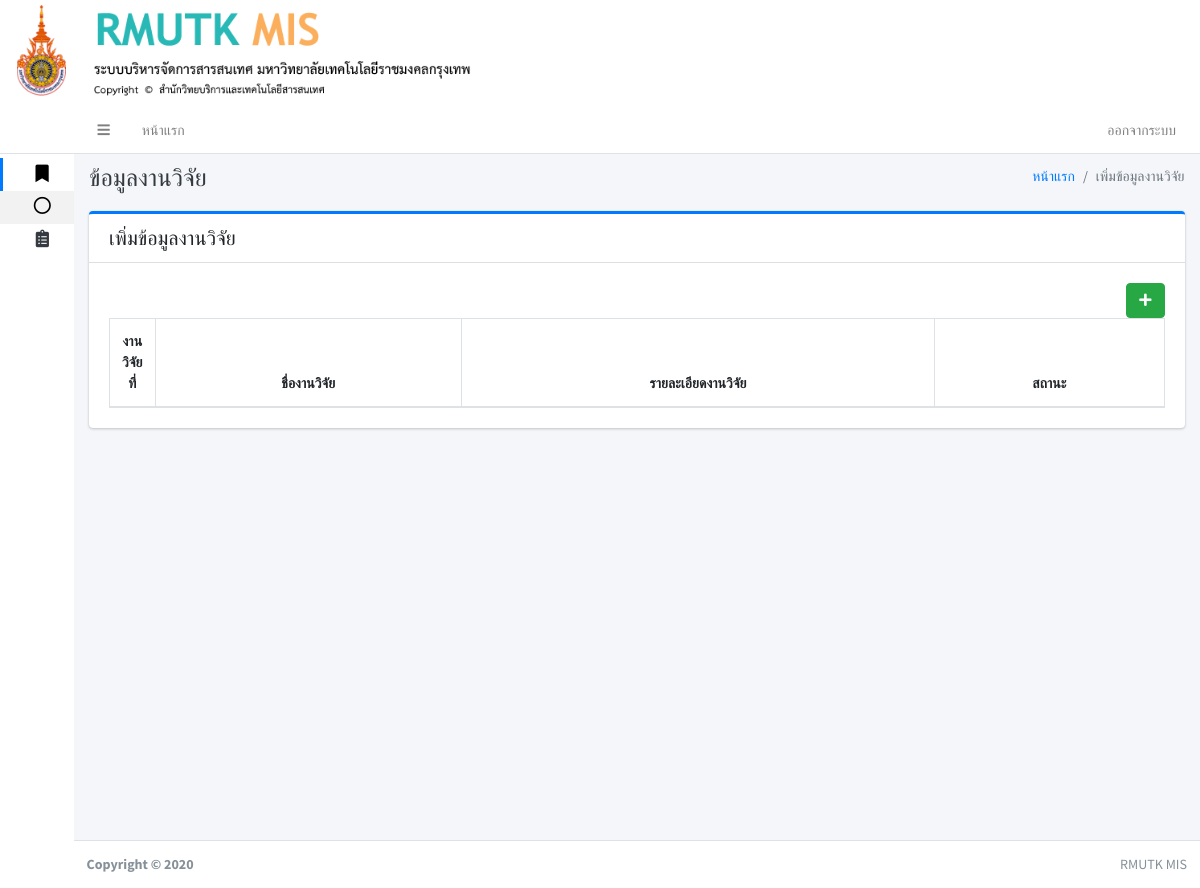
Page /index.php?kan_research (signed in) on the earlier database version.
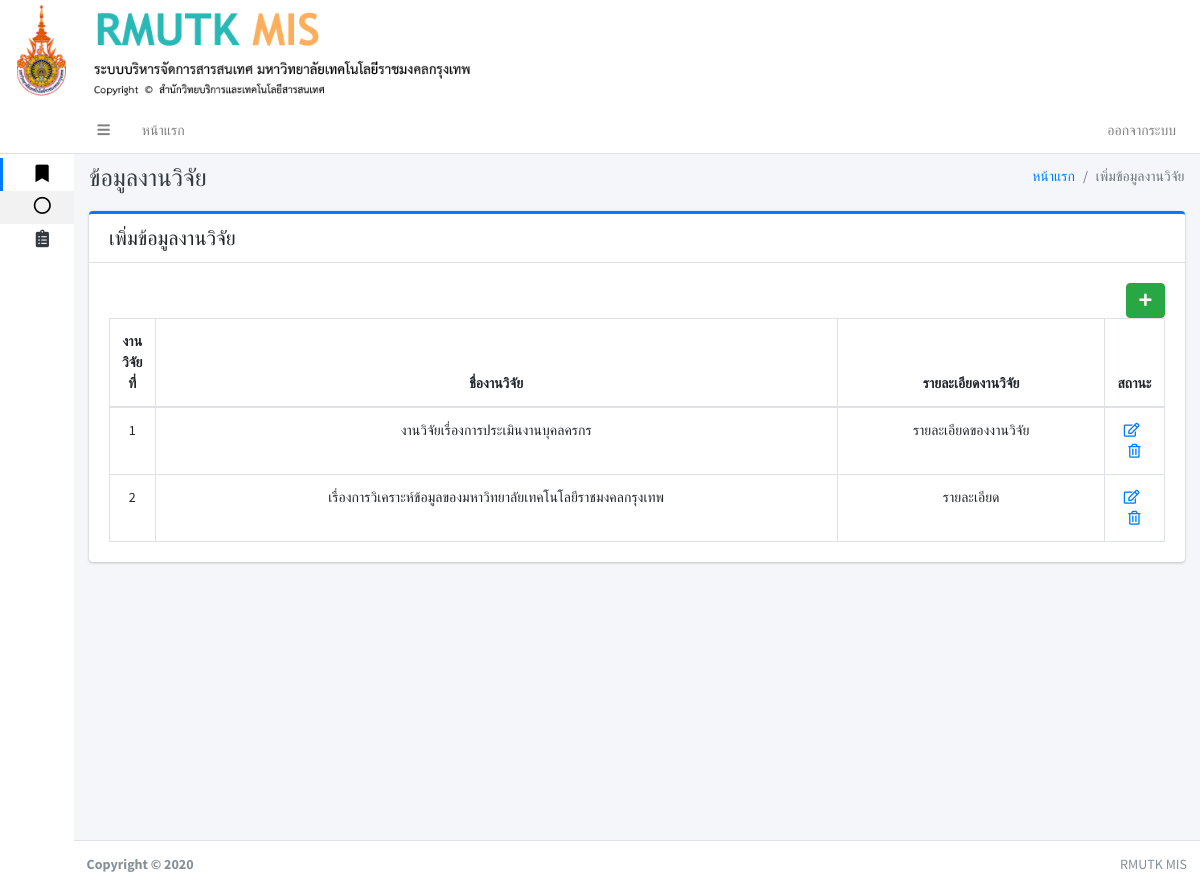
Same page on the later database version.
### tables this page shows
CREATE TABLE `kan_research` (
  `kan_research_id` int(11) NOT NULL,
  `name_th` varchar(200) NOT NULL,
  `detail` varchar(500) NOT NULL
);

### page/kan_research.php (the view, shortened to what this page needs)
 <div class="content-header">
     <div class="container-fluid">
         <div class="row mb-2">
             <div class="col-sm-6">
                 <h1 class="m-0 text-dark">ข้อมูลงานวิจัย</h1>
             </div>
             <div class="col-sm-6">
                 <ol class="breadcrumb float-sm-right">
                     <li class="breadcrumb-item"><a href="#">หน้าแรก</a></li>
                     <li class="breadcrumb-item active">เพิ่มข้อมูลงานวิจัย</li>
                 </ol>
             </div>
         </div>
     </div>
 </div>
 <div class="content">
     <div class="container-fluid">
         <div class="row">
             <div class="col-lg-12">
                 <div class="card card-primary card-outline ">
                     <div class="card-header noprint">
                         <h5 class="m-0">เพิ่มข้อมูลงานวิจัย</h5>
                     </div>
                     <div class="card-body">
                         <?php
                         if (isset($_GET['add'])):
                            add();
                        elseif (isset($_GET['edit_user'])):
                            edit();
                        elseif (isset($_GET['del_la'])):
                            del();
                        else:
                        ?>
                         <a href="./index.php?pla&add" class="btn btn-success float-right"><i
                                 class="fas fa-plus"></i></a>
                         <?php shows(); ?>
                         <?php endif ?>
                     </div>
                 </div>
             </div>
         </div>
     </div>
 </div>
 <?php
function shows()
{
include './conn.php';
$sqlkan_research = " SELECT * FROM kan_research ";
$qrykanzon = mysqli_query($conn,$sqlkan_research);
?>
 <table id="example1" class="table table-bordered table-hover">
     <thead>
         <tr align="center">
             <th width="3px">งานวิจัยที่</th>
             <th>ชื่องานวิจัย</th>
             <th>รายละเอียดงานวิจัย</th>
             <th>สถานะ</th>
         </tr>
     </thead>
     <tbody>
         <?php
        $i = 1;
        while ($rowkanzon = $qrykanzon->fetch_array()) {
        $la_id = $rowkanzon['kan_research_id'];
        ?>
         <tr align="center">
             <td align="center"><?php echo $i; ?></td>
             <td><?php echo $rowkanzon['name_th']; ?></td>
             <td><?php echo $rowkanzon['detail']; ?></td>
             <td width="10px">
                 <?php if ($rowkanzon['kan_research_id'] == 3): ?>
                 <a href="index.php?pla&edit_user&la_id=<?php echo($la_id) ?>"><i
                         class="far fa-edit"></i></a>&nbsp;&nbsp;
                 <a href="index.php?pla&del_la&la_id=<?php echo($la_id) ?>"><i class="far fa-trash-alt"></i></a>
                 <?php else: ?>
                 <a href="index.php?pla&edit_user&la_id=<?php echo($la_id) ?>"><i
                         class="far fa-edit"></i></a>&nbsp;&nbsp;
                 <a href="index.php?pla&del_la&la_id=<?php echo($la_id) ?>"><i class="far fa-trash-alt"></i></a>
                 <?php endif ?>
             </td>
         </tr>
         <?php $i++; } ?>
     </tbody>
 </table>
 <?php } ?>

### index.php (shortened to what this page needs)
<!DOCTYPE html>
<html lang="en">
<head>
    <link rel="stylesheet" href="adminlte3/plugins/fontawesome-free/css/all.min.css">
    <link rel="stylesheet" href="adminlte3/plugins/datatables-bs4/css/dataTables.bootstrap4.css">
    <link rel="stylesheet" href="adminlte3/plugins/select2/css/select2.min.css">
    <link rel="stylesheet" href="adminlte3/plugins/select2-bootstrap4-theme/select2-bootstrap4.min.css">
    <link rel="stylesheet" href="adminlte3/dist/css/adminlte.min.css">
    <link rel="stylesheet" href="adminlte3/plugins/summernote/summernote-bs4.css">
    <link rel="stylesheet" type="text/css" href="css/cuttom.css">
</head>
<body class="hold-transition sidebar-collapse sidebar-mini text-sm ">
    <?php include 'banner.php'; ?>
    <div class="wrapper">
        <?php
    include 'navbar.php';
    include 'sidebar.php';
    ?>
        <div class="content-wrapper">
            <?php
      if (isset($_GET['pa1'])) {
        include 'page/pa1.php';
      }elseif (isset($_GET['pa2'])) {
        include 'page/pa2.php';
      }elseif (isset($_GET['pa3'])) {
        include 'page/pa3.php';
      }elseif (isset($_GET['pa4'])) {
        include 'page/pa4.php';
      }elseif (isset($_GET['pa5'])) {
        include 'page/pa5.php';
      }elseif (isset($_GET['pa6'])) {
        include 'page/pa6.php';
      }elseif (isset($_GET['pa66'])) {
        include 'page/pa66.php';
      }elseif (isset($_GET['pa666'])) {
        include 'page/pa666.php';
      }elseif (isset($_GET['pa7'])) {
        include 'page/pa7_news.php';
      }elseif (isset($_GET['pa8'])) {
        include 'page/pa8_user.php';
      }elseif (isset($_GET['ph'])) {
        include 'page/ph.php';
      }elseif (isset($_GET['addtext'])) {
        include 'page/addtext.php';
      }elseif (isset($_GET['ph1'])) {
        include 'page/ph1.php';
      }elseif (isset($_GET['pla'])) {
        include 'page/pla.php';
      }elseif (isset($_GET['kanzon'])) {
        include 'page/kanzon.php';
      }elseif (isset($_GET['kan_research'])) {
        include 'page/kan_research.php';
      }elseif (isset($_GET['kan_activity'])) {
        include 'page/kan_activity.php';
      }else{
        include 'new.php';
      }
      ?>
        </div>
        <footer class="main-footer noprint">
            <div class="float-right d-none d-sm-inline">
                RMUTK MIS
            </div>
            <strong>Copyright &copy; 2020 </strong>
        </footer>
    </div>
</body>
</html>

### banner.php
<div class="row noprint">
<img src="img/logo.png" class="col-md-5 " >
</div>

### navbar.php (shortened to what this page needs)
<nav class="main-header navbar navbar-expand navbar-white navbar-light">
  <ul class="navbar-nav">
    <li class="nav-item">
      <a class="nav-link" data-widget="pushmenu" href="#"><i class="fas fa-bars"></i></a>
    </li>
    <li class="nav-item d-none d-sm-inline-block">
      <a href="index.php" class="nav-link">หน้าแรก</a>
    </li>
    </ul>
    <ul class="navbar-nav ml-auto">
      <li class="nav-item d-none d-sm-inline-block">
        <?php if (!isset($_SESSION["USERNAME"])):
          ?>
          <a href="./home" class="nav-link">เข้าสู่ระบบ</a>
          <?php else: ?>
            <a data-toggle="modal" data-target="#LogoutModal" class="nav-link">ออกจากระบบ</a>
          <?php endif ?>
        </li>
      </ul>
    </nav>

### sidebar.php (shortened to what this page needs)
<aside class="main-sidebar sidebar-light-primary">
  <a href="#" class="brand-link">
      <?php
      $status = "";
      if (isset($_SESSION["USERNAME"])){
        $user = $_SESSION["USERNAME"];
        include './conn.php';
        $sqlhusercc=" SELECT * FROM user WHERE username = '$user' ";
        $qryhusercc = mysqli_query($conn,$sqlhusercc);
        $rowhusercc = mysqli_fetch_assoc($qryhusercc);
        $status = $rowhusercc['user_status'];
        ?>
      <?php }else{ ?>
        &nbsp;
      <?php } ?>
  </a>
  <div class="sidebar text-xs">
    <nav class="mt-2">
      <ul class="nav nav-pills nav-sidebar nav-compact nav-child-indent nav-legacy flex-column" data-widget="treeview" role="menu" data-accordion="false">
         <li class="nav-item has-treeview menu-open">
          <a href="#" class="nav-link active">
            <i class="nav-icon fas fa-bookmark"></i>
          </a>
          <ul class="nav nav-treeview">
            <li class="nav-item">
              <a href="index.php" class="nav-link active">
                <i class="far fa-circle nav-icon"></i>
              </a>
            </li>
            </ul>
          </li>
            <?php if ($status == 1): ?>
              <li class="nav-item">
                <a href="#" class="nav-link">
                  <i class="nav-icon fas fa-clipboard-list"></i>
                </a>
              </li>
              <?php else: ?>
              <?php endif ?>
            </ul>
          </nav>
        </div>
      </aside>

Differences in the rows shown:
added kan_research: name_th "งานวิจัยเรื่องการประเมินงานบุคลครกร", detail "รายละเอียดของงานวิจัย"
added kan_research: name_th "เรื่องการวิเคราะห์ข้อมูลของมหาวิทยาลัยเทคโนโลยีราชมงคลกรุงเทพ", detail "รายละเอียด"
